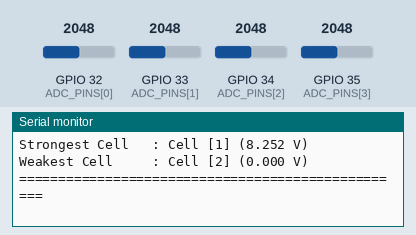
Simulated run of this sketch. Board: ESP32. Shown: the last lines printed to the serial monitor. The test bench sets the inputs (shaded band); at power-on: GPIO 32 (ADC_PINS[0]) = 2048, GPIO 33 (ADC_PINS[1]) = 2048, GPIO 34 (ADC_PINS[2]) = 2048, GPIO 35 (ADC_PINS[3]) = 2048.

Above: at 2.2 s.
2.3 s: GPIO 32 (ADC_PINS[0]) set to 2866
At 3.8 s:
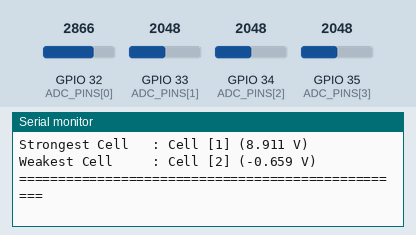
4.8 s: GPIO 33 (ADC_PINS[1]) set to 2866
At 5.9 s:
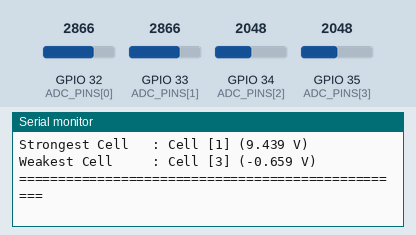
7.3 s: GPIO 34 (ADC_PINS[2]) set to 2866
At 7.3 s:
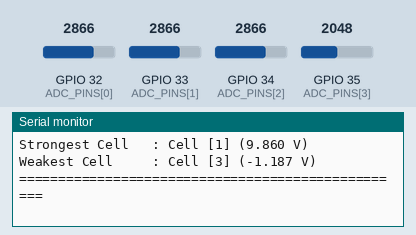
9.8 s: GPIO 35 (ADC_PINS[3]) set to 2866
At 12.1 s:
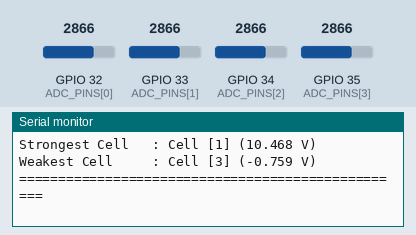
12.3 s: GPIO 32 (ADC_PINS[0]) set to 3972
At 14.5 s:
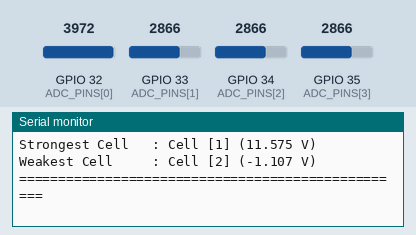
14.8 s: GPIO 33 (ADC_PINS[1]) set to 3972
At 16.6 s:
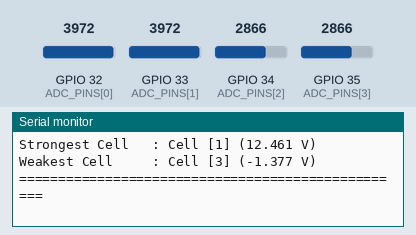
Timing chart, 0 to 18.1 s (numbered marks = the images above; inputs shaded):
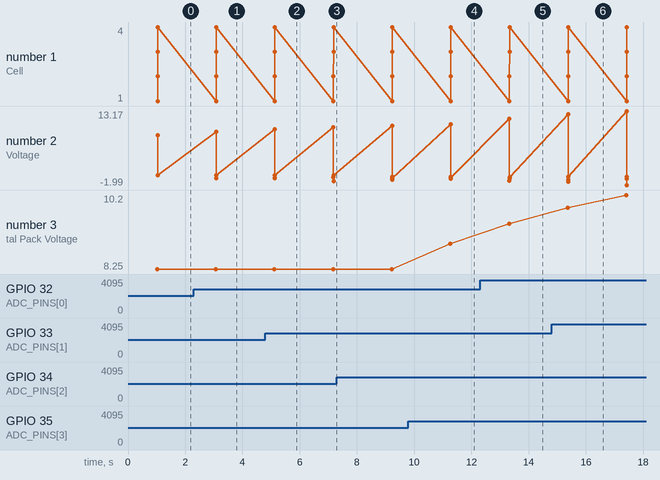

The sketch:

sketch.ino
```cpp
#include <Arduino.h>

#define NUM_CELLS             4
#define ADC_MAX_VALUE         4095
#define ADC_REF_VOLTAGE       3.3f
#define VOLTAGE_DIVIDER_RATIO 5.0f

// Thresholds for Cell Health Classification
#define CELL_MIN_SAFE_V       2.7f
#define CELL_MAX_SAFE_V       4.25f
#define IMBALANCE_MINOR       2.0f
#define IMBALANCE_CRITICAL    5.0f

// ESP32 ADC Pins for the 4 cell stack nodes
const int ADC_PINS[NUM_CELLS] = {32, 33, 34, 35};

// Low-Pass Filter Constant (Alpha: 0.0 to 1.0) -> Lower = smoother but slower response
const float FILTER_ALPHA = 0.2f;

typedef enum {
    PACK_STATE_HEALTHY,
    PACK_STATE_MINOR_IMBALANCE,
    PACK_STATE_CRITICAL_IMBALANCE,
    PACK_STATE_FAILURE
} PackHealthState_t;

typedef struct {
    float node_voltages[NUM_CELLS];
    float cell_voltages[NUM_CELLS];
    float pack_voltage;
    float avg_voltage;
    float imbalance_pct;
    uint8_t strongest_cell_idx;
    uint8_t weakest_cell_idx;
    PackHealthState_t health_state;
} BatteryPack_t;

// Global System Instances
BatteryPack_t pack_instance = {0};
float filtered_adc[NUM_CELLS] = {0.0f};

/* --- Hardware Abstraction Layer (HAL) --- */

void HAL_ADC_Init() {
    for (int i = 0; i < NUM_CELLS; i++) {
        pinMode(ADC_PINS[i], INPUT);
    }
    // Configure ESP32 ADC attenuation for up to ~3.1V range safely
    analogSetAttenuation(ADC_11db);
}

void HAL_ADC_ReadNodes(float *filtered_out) {
    for (int i = 0; i < NUM_CELLS; i++) {
        int raw_reading = analogRead(ADC_PINS[i]);

        // Exponential Moving Average (EMA) Noise Filter
        filtered_out[i] = (FILTER_ALPHA * (float)raw_reading) + ((1.0f - FILTER_ALPHA) * filtered_out[i]);
    }
}

/* --- Core Battery Intelligence Engine --- */

void Battery_ConvertADC(const float *filtered_adc_in, BatteryPack_t *pack) {
    for (int i = 0; i < NUM_CELLS; i++) {
        // Convert filtered ADC steps back to real-world analog voltage metrics
        pack->node_voltages[i] = (filtered_adc_in[i] * ADC_REF_VOLTAGE / (float)ADC_MAX_VALUE) * VOLTAGE_DIVIDER_RATIO;
    }
}

void Battery_CalculateMetrics(BatteryPack_t *pack) {
    float max_v = -100.0f;
    float min_v = 100.0f;

    // 1. Calculate Individual Differential Cell Voltages
    pack->cell_voltages[0] = pack->node_voltages[0];
    for (int i = 1; i < NUM_CELLS; i++) {
        pack->cell_voltages[i] = pack->node_voltages[i] - pack->node_voltages[i - 1];
    }

    // 2. Compute Analytics (Pack Total, Min/Max Indexes)
    pack->pack_voltage = 0.0f;
    for (uint8_t i = 0; i < NUM_CELLS; i++) {
        float v = pack->cell_voltages[i];
        pack->pack_voltage += v;

        if (v > max_v) {
            max_v = v;
            pack->strongest_cell_idx = i;
        }
        if (v < min_v) {
            min_v = v;
            pack->weakest_cell_idx = i;
        }
    }

    pack->avg_voltage = pack->pack_voltage / NUM_CELLS;

    // 3. Compute Imbalance Percentage
    if (pack->pack_voltage > 0.1f) {
        pack->imbalance_pct = ((max_v - min_v) / pack->pack_voltage) * 100.0f;
    } else {
        pack->imbalance_pct = 0.0f;
    }
}

void Battery_ClassifyHealth(BatteryPack_t *pack) {
    bool has_fault = false;

    // Check for physical safety violations (Over/Under voltage checks)
    for (int i = 0; i < NUM_CELLS; i++) {
        if (pack->cell_voltages[i] < CELL_MIN_SAFE_V || pack->cell_voltages[i] > CELL_MAX_SAFE_V) {
            has_fault = true;
            break;
        }
    }

    if (has_fault) {
        pack->health_state = PACK_STATE_FAILURE;
    } else if (pack->imbalance_pct >= IMBALANCE_CRITICAL) {
        pack->health_state = PACK_STATE_CRITICAL_IMBALANCE;
    } else if (pack->imbalance_pct >= IMBALANCE_MINOR) {
        pack->health_state = PACK_STATE_MINOR_IMBALANCE;
    } else {
        pack->health_state = PACK_STATE_HEALTHY;
    }
}

/* --- Telemetry Presentation Layer --- */

void Display_SystemStatus(const BatteryPack_t *pack) {
    const char* state_strings[] = {
        "HEALTHY",
        "MINOR IMBALANCE",
        "CRITICAL IMBALANCE",
        "PACK FAILURE (FAULT)"
    };

    Serial.println("\n==================================================");
    Serial.println("        BATTERY INTELLIGENCE ENGINE REPORT        ");
    Serial.println("==================================================");
    Serial.printf("Pack State        : %s\n", state_strings[pack->health_state]);
    Serial.printf("Total Pack Voltage: %.3f V\n", pack->pack_voltage);
    Serial.printf("Average Cell Volt : %.3f V\n", pack->avg_voltage);
    Serial.printf("Cell Imbalance    : %.2f %%\n", pack->imbalance_pct);
    Serial.println("--------------------------------------------------");

    for(int i = 0; i < NUM_CELLS; i++) {
        Serial.printf("  Cell [%d] Voltage: %.3f V\n", i + 1, pack->cell_voltages[i]);
    }
    Serial.println("--------------------------------------------------");
    Serial.printf("Strongest Cell   : Cell [%d] (%.3f V)\n", pack->strongest_cell_idx + 1, pack->cell_voltages[pack->strongest_cell_idx]);
    Serial.printf("Weakest Cell     : Cell [%d] (%.3f V)\n", pack->weakest_cell_idx + 1, pack->cell_voltages[pack->weakest_cell_idx]);
    Serial.println("==================================================");
}

/* --- Arduino Core Execution Entry Points --- */

void setup() {
    Serial.begin(115200);
    delay(1000); // Warmup pause for UART stability
    Serial.println("[SYSTEM] Initializing Battery Intelligence Engine...");

    HAL_ADC_Init();

    // Seed our filter buffer with initial baseline readings
    for (int i = 0; i < NUM_CELLS; i++) {
        filtered_adc[i] = (float)analogRead(ADC_PINS[i]);
    }
    Serial.println("[SYSTEM] Initialization Complete.");
}

void loop() {
    // 1. Telemetry streaming collection
    HAL_ADC_ReadNodes(filtered_adc);

    // 2. Data transformation to architectural domains
    Battery_ConvertADC(filtered_adc, &pack_instance);

    // 3. Mathematical matrix processing
    Battery_CalculateMetrics(&pack_instance);

    // 4. Runtime diagnostics state machine logic
    Battery_ClassifyHealth(&pack_instance);

    // 5. Output Telematics to Serial Console
    Display_SystemStatus(&pack_instance);

    // Run evaluations at 1Hz (Every 1000ms)
    delay(2000);
}
```

Measured:
- after the input at 2.3 s, the serial monitor: prints a new line after 0.77 s (image 1)
- after the input at 4.8 s, the serial monitor: prints a new line after 0.32 s (image 2)
- after the input at 9.8 s, the serial monitor: prints a new line after 1.5 s (image 4)
- after the input at 12.3 s, the serial monitor: prints a new line after 1.0 s (image 5)
- after the input at 14.8 s, the serial monitor: prints a new line after 0.57 s (image 6)
- plotted number 2: -0.66 → -0.53 after the input at 9.8 s
- plotted number 3: 8.25 → 8.91 after the input at 9.8 s
